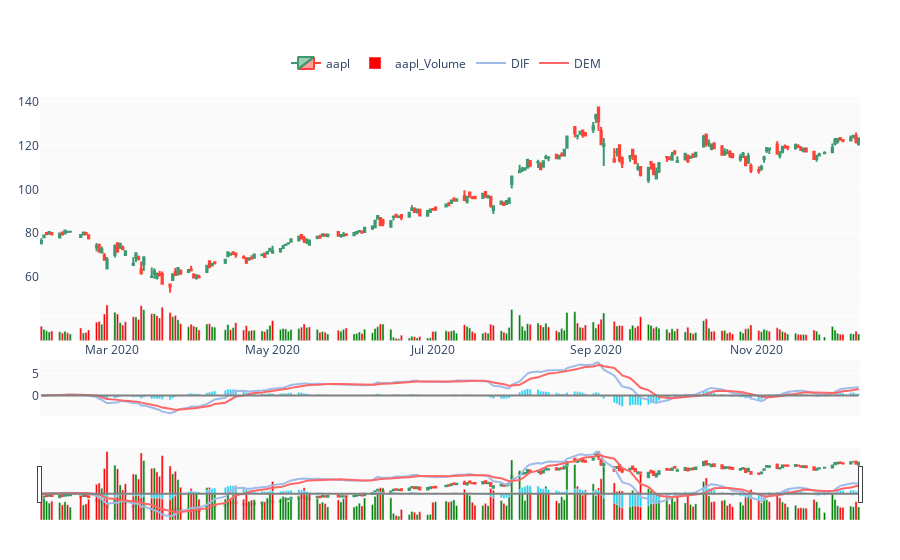

Notebook code for this chart:
### Code cell
fig.add_macd()
fig

### Figure 1 — Plotly figure (JSON) as saved in the notebook; plotly's stock layout.template omitted (floating-point values rounded to 4 significant figures; data arrays with more than 128 entries replaced by an {"elided": "..."} marker saying what was removed)
{"data": [{"close": {"elided": "218 float values"}, "high": {"elided": "218 float values"}, "low": {"elided": "218 float values"}, "name": "aapl", "open": {"elided": "218 float values"}, "type": "candlestick", "x": {"elided": "218 str values"}, "yaxis": "y"}, {"marker": {"color": {"elided": "218 str values"}}, "name": "aapl_Volume", "type": "bar", "x": {"elided": "218 str values"}, "y": {"elided": "218 int values"}, "yaxis": "y2"}, {"line": {"color": "#a0bbe8"}, "mode": "lines", "name": "DIF", "showlegend": true, "type": "scatter", "x": {"elided": "218 str values"}, "y": {"elided": "218 float values"}, "yaxis": "y3"}, {"line": {"color": "#ff6767"}, "mode": "lines", "name": "DEM", "showlegend": true, "type": "scatter", "x": {"elided": "218 str values"}, "y": {"elided": "218 float values"}, "yaxis": "y3"}, {"line": {"color": "grey"}, "mode": "lines", "name": "macdBase1", "showlegend": false, "type": "scatter", "x": {"elided": "218 str values"}, "y": {"elided": "218 int values"}, "yaxis": "y3"}, {"name": "osc", "showlegend": false, "type": "bar", "x": {"elided": "218 str values"}, "y": {"elided": "218 float values"}, "yaxis": "y3"}], "layout": {"legend": {"orientation": "h", "x": 0.3, "y": 0.9, "yanchor": "bottom"}, "margin": {"b": 40, "l": 40, "r": 40, "t": 40}, "plot_bgcolor": "rgb(250, 250, 250)", "xaxis": {"anchor": "y2", "rangeselector": {"visible": true}}, "yaxis": {"domain": [0.3, 0.85], "showticklabels": true}, "yaxis2": {"domain": [0.2, 0.3], "showticklabels": false}, "yaxis3": {"domain": [0, 0.15]}}}
